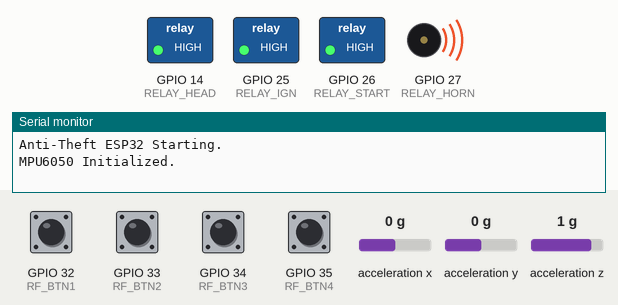
This sketch was run on a simulated ESP32. On the bench: switched loads named in the sketch (green lamp = pin HIGH), buzzer (waves = sounding, pin HIGH), the last lines printed to the serial monitor. Wiring (inferred from the names in the program): MPU-6050 motion sensor at I2C address 0x68. The inputs (shaded band) are chosen by the test bench; at power-on: GPIO 32 (RF_BTN1), GPIO 33 (RF_BTN2), GPIO 34 (RF_BTN3), GPIO 35 (RF_BTN4) LOW, acceleration x 0 g, acceleration y 0 g, acceleration z 1 g.

Above: at 1.3 s.
1.4 s: GPIO 34 (RF_BTN3) pulled HIGH for 1 s
At 3.0 s:
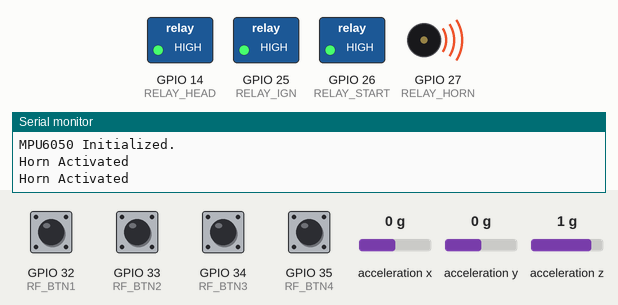
4.2 s: GPIO 32 (RF_BTN1) pulled HIGH for 0.15 s
At 7.0 s:
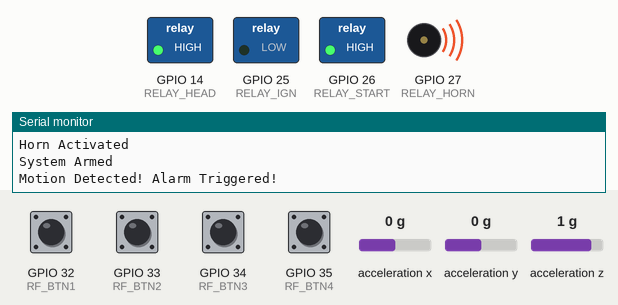
7.2 s: GPIO 35 (RF_BTN4) pulled HIGH for 1 s
At 7.9 s:
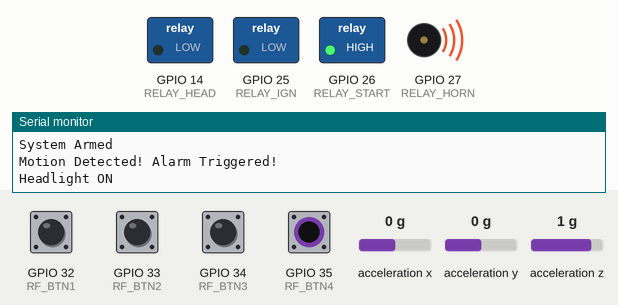
9.7 s: acceleration x set to -0.6 g
11.2 s: acceleration x set to -0.9 g
12.7 s: GPIO 32 (RF_BTN1) pulled HIGH for 1 s
At 13.9 s:
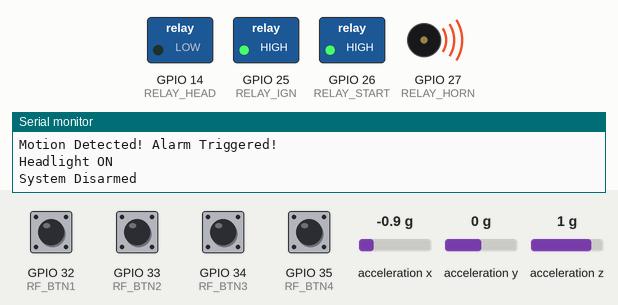
Timing chart, 0 to 15.7 s (numbered marks = the images above; inputs shaded):
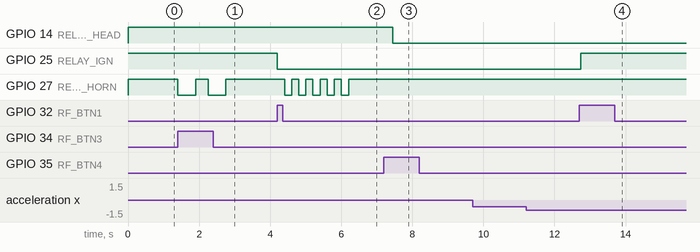

Measured:
- after the input at 1.4 s, GPIO 27 (RELAY_HORN): alternates HIGH for 0.35 s and LOW for 0.50 s, 4 changes in all, then stays HIGH, starting at once
- after the input at 4.2 s, GPIO 25 (RELAY_IGN): HIGH → LOW at once; GPIO 27 (RELAY_HORN): alternates HIGH for 0.20 s and LOW for 0.20 s, 10 changes in all, then stays HIGH, starting after 0.20 s
- after the input at 7.2 s, GPIO 14 (RELAY_HEAD): HIGH → LOW after 0.25 s
- after the input at 9.7 s, every drawn part: stays the same
- after the input at 11.2 s, every drawn part: stays the same
- after the input at 12.7 s, GPIO 25 (RELAY_IGN): LOW → HIGH at once

The sketch:

BATSEL.ino
```cpp
#include <Wire.h>

// Pins for ESP32
const int RELAY_IGN = 25;
const int RELAY_START = 26;
const int RELAY_HORN = 27;
const int RELAY_HEAD = 14;

const int RF_BTN1 = 32;
const int RF_BTN2 = 33;
const int RF_BTN3 = 34;
const int RF_BTN4 = 35;

const int MPU_ADDR = 0x68;
const int MPU_SDA = 21;
const int MPU_SCL = 22;

bool armed = false;
bool relayHeadlightOn = false;

float lastAccel = 0;
unsigned long lastMotionTime = 0;

void setup() {
  pinMode(RELAY_IGN, OUTPUT);     digitalWrite(RELAY_IGN, HIGH);
  pinMode(RELAY_START, OUTPUT);   digitalWrite(RELAY_START, HIGH);
  pinMode(RELAY_HORN, OUTPUT);    digitalWrite(RELAY_HORN, HIGH);
  pinMode(RELAY_HEAD, OUTPUT);    digitalWrite(RELAY_HEAD, HIGH);

  pinMode(RF_BTN1, INPUT);
  pinMode(RF_BTN2, INPUT);
  pinMode(RF_BTN3, INPUT);
  pinMode(RF_BTN4, INPUT);

  Wire.begin(MPU_SDA, MPU_SCL);
  Serial.begin(115200);
  Serial.println("Anti-Theft ESP32 Starting.");

  // Initialize MPU6050
  Wire.beginTransmission(MPU_ADDR);
  Wire.write(0x6B);  // PWR_MGMT_1 register
  Wire.write(0);     // Wake up MPU6050
  Wire.endTransmission(true);

  delay(100);
  Serial.println("MPU6050 Initialized.");
}

void loop() {
  bool btnArm = digitalRead(RF_BTN1);
  bool btnStart = digitalRead(RF_BTN2);
  bool btnHorn = digitalRead(RF_BTN3);
  bool btnHead = digitalRead(RF_BTN4);

  static bool lastArm = false;
  if (btnArm && !lastArm) {
    armed = !armed;
    Serial.print("System "); Serial.println(armed ? "Armed" : "Disarmed");
    if (armed) {
      digitalWrite(RELAY_IGN, LOW);    // Lock
      digitalWrite(RELAY_START, HIGH);
    } else {
      digitalWrite(RELAY_IGN, HIGH);
      digitalWrite(RELAY_START, HIGH);
    }
    delay(200);
  }
  lastArm = btnArm;

  if (!armed && btnStart) {
    Serial.println("Self-Start Activated");
    digitalWrite(RELAY_START, LOW);
    delay(1000);
    digitalWrite(RELAY_START, HIGH);
    delay(200);
  }

  if (btnHorn) {
    Serial.println("Horn Activated");
    digitalWrite(RELAY_HORN, LOW);
    delay(500);
    digitalWrite(RELAY_HORN, HIGH);
    delay(300);
  }

  static bool lastHead = false;
  if (btnHead && !lastHead) {
    relayHeadlightOn = !relayHeadlightOn;
    Serial.print("Headlight "); Serial.println(relayHeadlightOn ? "ON" : "OFF");
    digitalWrite(RELAY_HEAD, relayHeadlightOn ? LOW : HIGH);
    delay(200);
  }
  lastHead = btnHead;

  if (armed && detectsMotion()) {
    Serial.println("Motion Detected! Alarm Triggered!");
    for (int i = 0; i < 5; i++) {
      digitalWrite(RELAY_HORN, LOW);
      delay(200);
      digitalWrite(RELAY_HORN, HIGH);
      delay(200);
    }
    delay(1000);
  }

  delay(50);
}

// ---------------- MPU6050 Motion Detection ----------------
bool detectsMotion() {
  Wire.beginTransmission(MPU_ADDR);
  Wire.write(0x3B); // starting register for accelerometer data
  Wire.endTransmission(false);
  Wire.requestFrom(MPU_ADDR, 6, true);

  int16_t accX = Wire.read() << 8 | Wire.read();
  int16_t accY = Wire.read() << 8 | Wire.read();
  int16_t accZ = Wire.read() << 8 | Wire.read();

  // Compute the magnitude of acceleration vector
  float accelMag = sqrt(accX * accX + accY * accY + accZ * accZ) / 16384.0;

  float diff = fabs(accelMag - lastAccel);
  lastAccel = accelMag;

  // Motion threshold (you can tune this)
  if (diff > 0.25 && millis() - lastMotionTime > 3000) {
    lastMotionTime = millis();
    return true;
  }

  return false;
}
```
